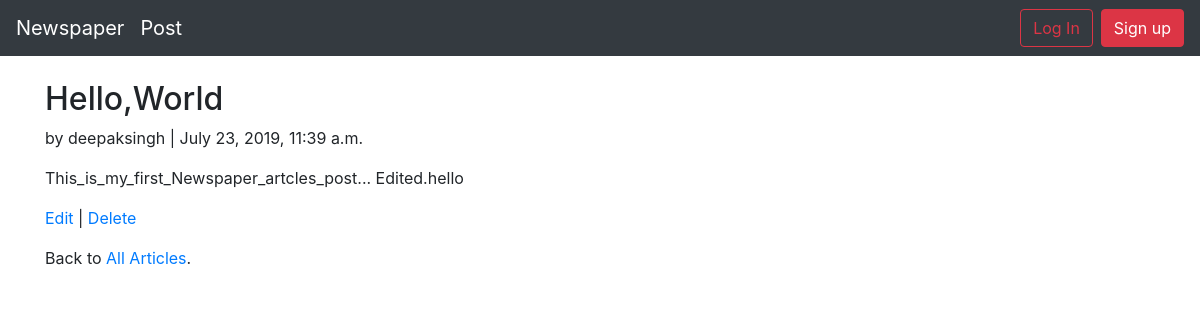
/articles/1/, run on the app's committed database.
### articles/models.py (models this page shows, shortened)
class Article(models.Model):
    title = models.CharField(max_length=255)
    body = models.TextField()
    date = models.DateTimeField(auto_now_add=True)
    author = models.ForeignKey(
        get_user_model(),
        on_delete = models.CASCADE,
    )

### users/models.py (models this page shows)
class CustomUser(AbstractUser):
    age = models.PositiveIntegerField(null=True, blank=True)

### articles/views.py (the view)
class ArticleDetailView(DetailView):
    model = Article
    template_name = 'article_detail.html'

### users/templates/article_detail.html
{% extends 'base.html' %}
{% block content %}
<div class="article-entry">
    <h2>{{ object.title }}</h2>
        <p>by {{ object.author }} | {{ object.date }}</p>
        <p>{{ object.body }}</p>
</div>
<p><a href="{% url 'article_edit' article.pk %}">Edit</a> |
    <a href="{% url 'article_delete' article.pk %}">Delete</a></p>
<p>Back to <a href="{% url 'article_list' %}">All Articles</a>.</p>
{% endblock content %}

### data on the page
Article: title "Hello,World", author "deepaksingh", date "July 23, 2019, 11:39 a.m.", body "This_is_my_first_Newspaper_artcles_post... Edited.hello"
